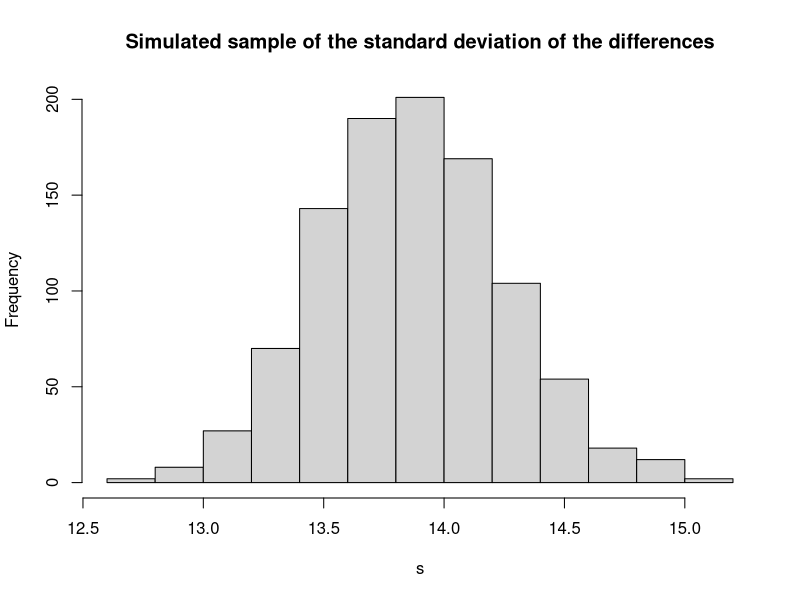
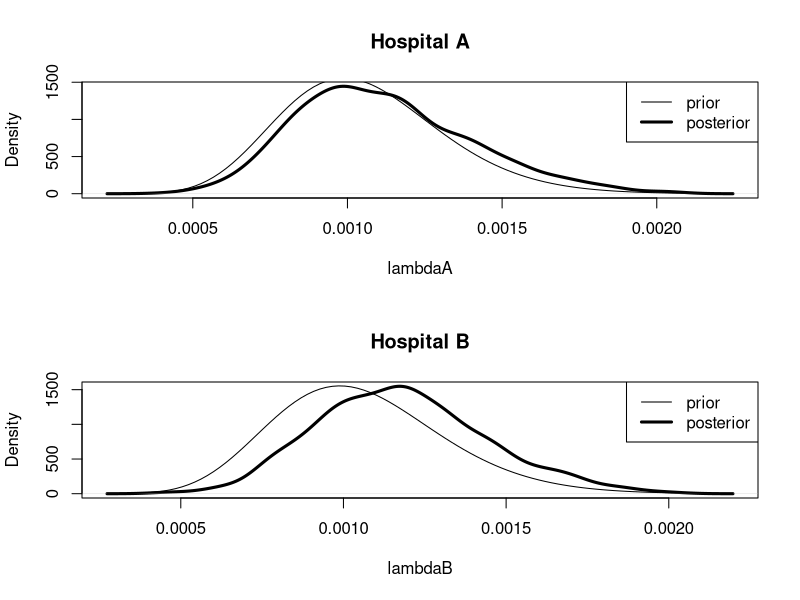
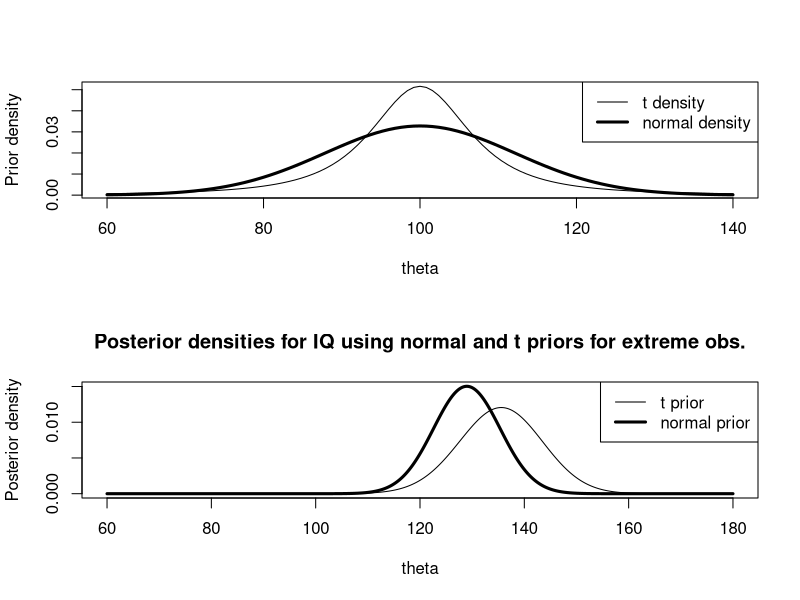
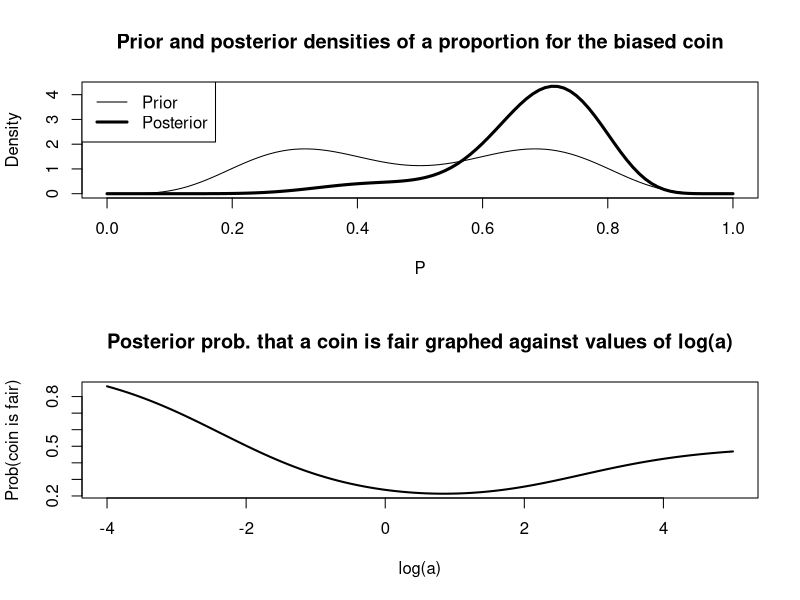

R code for these plots, in order:
## ---- chunk 1
library(LearnBayes)  # for footballscores dataset
data(footballscores)
fbs <- footballscores
fbs
## ---- chunk 2
d <- fbs$favorite - fbs$underdog - fbs$spread  # the differences
n <- length(d)  # sample size
v <- sum(d^2)  # sum of squares of the differences
## ---- chunk 3
library(ggplot2)
P <- rchisq(1000, n)/v  # simulate values of the precision parameter
s <- sqrt(1/P)  # transformation to get values from the post. dstn
hist(s, main="Simulated sample of the standard deviation of the differences")  # histogram of the draws
## ---- chunk 4
quantile(s, probs=c(0.025, 0.5, 0.975))
## ---- chunk 5
alpha <- 16
beta <- 15174
yobs <- 1
ex <- 66
y <- 0:10
lam <- alpha/beta

py <- dpois(y, lam*ex)*dgamma(lam, shape=alpha, rate=beta)/dgamma(lam, shape=alpha+y, rate=beta+ex)

cbind(y, round(py, 3))
## ---- chunk 6
lambdaA <- rgamma(1000, shape=alpha+yobs, rate=beta+ex)
## ---- chunk 7
ex <- 1767
yobs <- 4
y <- 0:10

py <- dpois(y, lam*ex)*dgamma(lam, shape=alpha, rate=beta)/dgamma(lam, shape=alpha+y, rate=beta+ex)

cbind(y, round(py, 3))
## ---- chunk 8
lambdaB <- rgamma(1000, shape=alpha+yobs, rate=beta+ex)
## ---- chunk 9
par(mfrow=c(2,1))
plot(density(lambdaA), main="Hospital A", xlab="lambdaA", lwd=3)
curve(dgamma(x, shape=alpha, rate=beta), add=T)
legend("topright", legend=c("prior", "posterior"), lwd=c(1,3))
plot(density(lambdaB), main="Hospital B", xlab="lambdaB", lwd=3)
curve(dgamma(x, shape=alpha, rate=beta), add=T)
legend("topright", legend=c("prior", "posterior"), lwd=c(1,3))
## ---- chunk 10
quantile1 <- list(p=0.5, x=100)
quantile2 <- list(p=0.95, x=120)
normal.select(quantile1, quantile2)
## ---- chunk 11
mu <- 100
tau <- 12.16
sigma <- 15
n <- 4
se <- sigma/sqrt(4)
ybar <- c(110, 125, 140)

tau1 <- 1/sqrt(1/se^2 + 1/tau^2)  # posterior standard deviation
mu1 <- (ybar/se^2 + mu/tau^2) * tau1^2

summ1 <- cbind(ybar, mu1, tau1)
summ1
## ---- chunk 12
tscale <- 20/qt(0.95, 2)
tscale
## ---- chunk 13
curve(1/tscale*dt((x-mu)/tscale,2), from=60, to=140, xlab="theta", ylab="Prior density")
curve(dnorm(x, mean=mu, sd=tau), add=T, lwd=3)
legend("topright", legend=c("t density", "normal density"), lwd=c(1,3))
## ---- chunk 14
norm.t.compute <- function(ybar){
  theta <- seq(60, 180, length=500)
  like <- dnorm(theta, mean=ybar, sd=sigma/sqrt(n))
  prior <- dt((theta - mu)/tscale, 2)
  post <- prior*like
  post <- post/sum(post)  # converting to probabilities
  m <- sum(theta*post)
  s <- sqrt(sum(theta^2 * post) - m^2)
  c(ybar, m, s)
}

summ2 <- t(sapply(c(110, 125, 140), norm.t.compute))
dimnames(summ2)[[2]] <- c("ybar", "mu1 t", "tau1 t")
summ2
## ---- chunk 15
cbind(summ1, summ2)
## ---- chunk 16
theta <- seq(60, 180, length=500)
normpost <- dnorm(theta, mu1[3], tau1)
normpost <- normpost/sum(normpost)
plot(theta, normpost, type="l", lwd=3, ylab="Posterior density", main="Posterior densities for IQ using normal and t priors for extreme obs.")
like <- dnorm(theta, mean=140, sd=sigma/sqrt(n))
prior <- dt((theta-mu)/tscale, 2)
tpost <- prior * like / sum(prior * like)
lines(theta, tpost)
legend("topright", legend=c("t prior", "normal prior"), lwd=c(1,3))
## ---- chunk 17
library(LearnBayes)  # for binomial.beta.mix()
probs <- c(0.5, 0.5)  # the mixing probabilities
beta.par1 <- c(6,14)
beta.par2 <- c(14,6)
betapar <- rbind(beta.par1, beta.par2)
data <- c(7,3)
post <- binomial.beta.mix(probs, betapar, data)
post
## ---- chunk 18
curve(post$probs[1]*dbeta(x,13,17)+post$probs[2]*dbeta(x,21,9), from=0, to=1, lwd=3, xlab="P", ylab="Density", main="Prior and posterior densities of a proportion for the biased coin")
curve(0.5*dbeta(x,6,12)+0.5*dbeta(x,12,6), 0, 1, add=T)
legend("topleft", legend=c("Prior","Posterior"), lwd=c(1,3))
## ---- chunk 19
pbinom(5, 20, 0.5)
## ---- chunk 20
n <- 20
y <- 5
a <- 10
p <- 0.5
m1 <- dbinom(y, n, p)*dbeta(p, a, a)/dbeta(p, a+y, a+n-y)
lambda <- dbinom(y, n, p)/(dbinom(y, n, p) + m1)
lambda
## ---- chunk 21
pbetat(p, 0.5, c(a,a), c(y,n-y))
## ---- chunk 22
prob.fair = function(log.a){
  a = exp(log.a)
  m2 = dbinom(y,n,p) * dbeta(p,a,a) / dbeta(p,a+y,a+n-y)
  dbinom(y,n,p) / (dbinom(y,n,p) + m2)
}
## ---- chunk 23
n = 20
y = 5
p = 0.5

curve(prob.fair(x), from=-4, to=5, xlab="log(a)", ylab="Prob(coin is fair)", lwd=2, main="Posterior prob. that a coin is fair graphed against values of log(a)")
## ---- chunk 24
n = 20
y = 5
a = 10
p = 0.5
m2 = 0
for(k in 0:y)
  m2 = m2 + dbinom(k,n,p) * dbeta(p,a,a) / dbeta(p, a+k, a+n-k)

lambda = pbinom(y,n,p) / (pbinom(y,n,p) + m2)
lambda
